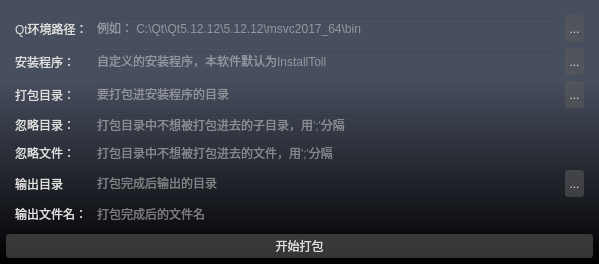
<?xml version="1.0" encoding="UTF-8"?>
<ui version="4.0">
 <class>PackagedTool</class>
 <widget class="QMainWindow" name="PackagedTool">
  <property name="windowModality">
   <enum>Qt::NonModal</enum>
  </property>
  <property name="geometry">
   <rect>
    <x>0</x>
    <y>0</y>
    <width>599</width>
    <height>258</height>
   </rect>
  </property>
  <property name="contextMenuPolicy">
   <enum>Qt::NoContextMenu</enum>
  </property>
  <property name="windowTitle">
   <string>PackagedTool</string>
  </property>
  <property name="styleSheet">
   <string notr="true">#centralwidget{background: qlineargradient(x1:1,y1:1,x2:1,y2:0,stop:0 #000000, stop:0.7 #474e5e);}
QWidget{color: rgb(223, 223, 223);}
QPushButton{border-radius: 3px;border:0px solid transparent;background-color:rgba(88,88,88,150);color:#DDDDDD;height:24;}
QPushButton:hover{background: qlineargradient(x1:1,y1:1,x2:1,y2:0,stop:0 #f4716e, stop:0.5 transparent);}
QPushButton:pressed{background: qlineargradient(x1:1,y1:1,x2:1,y2:0,stop:0 #42f875, stop:0.5 transparent);}
QPushButton::disabled{background-color:#7d7d7d;}
QLineEdit{background-color:transparent;}
QComboBox{background-color:transparent;}
QComboBox QAbstractItemView{background-color:transparent;}
QToolButton{border-radius: 3px;border:0px solid transparent;background-color:rgba(88,88,88,150);color:#DDDDDD;height:24;}
QToolButton:hover{background: qlineargradient(x1:1,y1:1,x2:1,y2:0,stop:0 #f4716e, stop:0.5 transparent);}
QToolButton:pressed{background: qlineargradient(x1:1,y1:1,x2:1,y2:0,stop:0 #42f875, stop:0.5 transparent);}</string>
  </property>
  <property name="toolButtonStyle">
   <enum>Qt::ToolButtonIconOnly</enum>
  </property>
  <widget class="QWidget" name="centralwidget">
   <layout class="QGridLayout" name="gridLayout_5">
    <property name="leftMargin">
     <number>6</number>
    </property>
    <property name="topMargin">
     <number>6</number>
    </property>
    <property name="rightMargin">
     <number>6</number>
    </property>
    <property name="bottomMargin">
     <number>6</number>
    </property>
    <property name="spacing">
     <number>0</number>
    </property>
    <item row="1" column="0">
     <widget class="QPushButton" name="pushButton_start_package">
      <property name="text">
       <string>开始打包</string>
      </property>
     </widget>
    </item>
    <item row="0" column="0">
     <widget class="QWidget" name="widget_package" native="true">
      <layout class="QGridLayout" name="gridLayout">
       <item row="0" column="3">
        <widget class="QToolButton" name="toolButton_qt_dir">
         <property name="text">
          <string>...</string>
         </property>
        </widget>
       </item>
       <item row="1" column="3">
        <widget class="QToolButton" name="toolButton_install_dir">
         <property name="text">
          <string>...</string>
         </property>
        </widget>
       </item>
       <item row="0" column="0">
        <widget class="QLabel" name="label">
         <property name="text">
          <string>Qt环境路径：</string>
         </property>
        </widget>
       </item>
       <item row="2" column="3">
        <widget class="QToolButton" name="toolButton_package_dir">
         <property name="text">
          <string>...</string>
         </property>
        </widget>
       </item>
       <item row="2" column="2">
        <widget class="QLineEdit" name="lineEdit_package_dir">
         <property name="placeholderText">
          <string>要打包进安装程序的目录</string>
         </property>
        </widget>
       </item>
       <item row="6" column="0">
        <widget class="QLabel" name="label_9">
         <property name="text">
          <string>输出文件名：</string>
         </property>
        </widget>
       </item>
       <item row="3" column="0">
        <widget class="QLabel" name="label_5">
         <property name="text">
          <string>忽略目录：</string>
         </property>
        </widget>
       </item>
       <item row="0" column="2">
        <widget class="QLineEdit" name="lineEdit_qt_dir">
         <property name="text">
          <string/>
         </property>
         <property name="placeholderText">
          <string>例如： C:\Qt\Qt5.12.12\5.12.12\msvc2017_64\bin</string>
         </property>
        </widget>
       </item>
       <item row="5" column="3">
        <widget class="QToolButton" name="toolButton_output_dir">
         <property name="text">
          <string>...</string>
         </property>
        </widget>
       </item>
       <item row="1" column="0">
        <widget class="QLabel" name="label_3">
         <property name="text">
          <string>安装程序：</string>
         </property>
        </widget>
       </item>
       <item row="5" column="2">
        <widget class="QLineEdit" name="lineEdit_output_dir">
         <property name="placeholderText">
          <string>打包完成后输出的目录</string>
         </property>
        </widget>
       </item>
       <item row="6" column="2">
        <widget class="QLineEdit" name="lineEdit_output_name">
         <property name="placeholderText">
          <string>打包完成后的文件名</string>
         </property>
        </widget>
       </item>
       <item row="5" column="0">
        <widget class="QLabel" name="label_4">
         <property name="text">
          <string>输出目录</string>
         </property>
        </widget>
       </item>
       <item row="1" column="2">
        <widget class="QLineEdit" name="lineEdit_install_dir">
         <property name="text">
          <string/>
         </property>
         <property name="placeholderText">
          <string>自定义的安装程序，本软件默认为InstallToll</string>
         </property>
        </widget>
       </item>
       <item row="2" column="0">
        <widget class="QLabel" name="label_2">
         <property name="text">
          <string>打包目录：</string>
         </property>
        </widget>
       </item>
       <item row="4" column="0">
        <widget class="QLabel" name="label_6">
         <property name="text">
          <string>忽略文件：</string>
         </property>
        </widget>
       </item>
       <item row="3" column="2">
        <widget class="QLineEdit" name="lineEdit_ignore_dir">
         <property name="placeholderText">
          <string>打包目录中不想被打包进去的子目录，用';'分隔</string>
         </property>
        </widget>
       </item>
       <item row="4" column="2">
        <widget class="QLineEdit" name="lineEdit_ignore_file">
         <property name="placeholderText">
          <string>打包目录中不想被打包进去的文件，用';'分隔</string>
         </property>
        </widget>
       </item>
      </layout>
     </widget>
    </item>
   </layout>
  </widget>
 </widget>
 <resources/>
 <connections/>
</ui>
